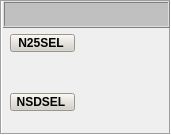
   <widget class="QFrame" name="DatosDelCombust_2">
    <property name="geometry">
     <rect>
      <x>472</x>
      <y>2</y>
      <width>171</width>
      <height>135</height>
     </rect>
    </property>
    <property name="styleSheet">
     <string notr="true">background-color: none;</string>
    </property>
    <property name="frameShape">
     <enum>QFrame::Box</enum>
    </property>
    <property name="frameShadow">
     <enum>QFrame::Sunken</enum>
    </property>
    <widget class="QFrame" name="frame_19">
     <property name="geometry">
      <rect>
       <x>3</x>
       <y>1</y>
       <width>167</width>
       <height>27</height>
      </rect>
     </property>
     <property name="minimumSize">
      <size>
       <width>167</width>
       <height>27</height>
      </size>
     </property>
     <property name="maximumSize">
      <size>
       <width>167</width>
       <height>27</height>
      </size>
     </property>
     <property name="styleSheet">
      <string notr="true">background-color: rgb(192, 192, 192);</string>
     </property>
     <property name="frameShape">
      <enum>QFrame::Box</enum>
     </property>
     <property name="frameShadow">
      <enum>QFrame::Raised</enum>
     </property>
     <layout class="QGridLayout" name="gridLayout_25">
      <item row="0" column="0">
       <widget class="AUpTextLabel" name="leGEN_AVR_48" native="true">
        <property name="minimumSize">
         <size>
          <width>137</width>
          <height>9</height>
         </size>
        </property>
        <property name="maximumSize">
         <size>
          <width>137</width>
          <height>9</height>
         </size>
        </property>
        <property name="LabelText" stdset="0">
         <string>DATOS DE VELOCIDAD</string>
        </property>
        <property name="Font" stdset="0">
         <font>
          <pointsize>9</pointsize>
          <weight>75</weight>
          <bold>true</bold>
         </font>
        </property>
       </widget>
      </item>
     </layout>
    </widget>
    <widget class="AUpTextLabel" name="leVelN25R" native="true">
     <property name="geometry">
      <rect>
       <x>82</x>
       <y>58</y>
       <width>37</width>
       <height>13</height>
      </rect>
     </property>
     <property name="minimumSize">
      <size>
       <width>37</width>
       <height>13</height>
      </size>
     </property>
     <property name="maximumSize">
      <size>
       <width>37</width>
       <height>13</height>
      </size>
     </property>
     <property name="layoutDirection">
      <enum>Qt::RightToLeft</enum>
     </property>
     <property name="isUpdateable" stdset="0">
      <bool>true</bool>
     </property>
     <property name="id" stdset="0">
      <string>p_R_N25REF_N25REF_A_NAME_A_NAME</string>
     </property>
     <property name="Font" stdset="0">
      <font>
       <pointsize>9</pointsize>
       <weight>75</weight>
       <bold>true</bold>
      </font>
     </property>
    </widget>
    <widget class="AUpTextLabel" name="leGEN_AVR_51" native="true">
     <property name="geometry">
      <rect>
       <x>126</x>
       <y>58</y>
       <width>43</width>
       <height>13</height>
      </rect>
     </property>
     <property name="minimumSize">
      <size>
       <width>43</width>
       <height>13</height>
      </size>
     </property>
     <property name="maximumSize">
      <size>
       <width>43</width>
       <height>13</height>
      </size>
     </property>
     <property name="layoutDirection">
      <enum>Qt::LeftToRight</enum>
     </property>
     <property name="LabelText" stdset="0">
      <string>RPM</string>
     </property>
     <property name="Font" stdset="0">
      <font>
       <pointsize>9</pointsize>
       <weight>75</weight>
       <bold>true</bold>
      </font>
     </property>
    </widget>
    <widget class="AUpTextLabel" name="leGEN_AVR_52" native="true">
     <property name="geometry">
      <rect>
       <x>17</x>
       <y>58</y>
       <width>65</width>
       <height>13</height>
      </rect>
     </property>
     <property name="minimumSize">
      <size>
       <width>65</width>
       <height>13</height>
      </size>
     </property>
     <property name="maximumSize">
      <size>
       <width>65</width>
       <height>13</height>
      </size>
     </property>
     <property name="layoutDirection">
      <enum>Qt::RightToLeft</enum>
     </property>
     <property name="LabelText" stdset="0">
      <string>N25REF</string>
     </property>
     <property name="Font" stdset="0">
      <font>
       <pointsize>9</pointsize>
       <weight>75</weight>
       <bold>true</bold>
      </font>
     </property>
    </widget>
    <widget class="AUpTextLabel" name="leVelN25S" native="true">
     <property name="geometry">
      <rect>
       <x>82</x>
       <y>38</y>
       <width>37</width>
       <height>13</height>
      </rect>
     </property>
     <property name="minimumSize">
      <size>
       <width>37</width>
       <height>13</height>
      </size>
     </property>
     <property name="maximumSize">
      <size>
       <width>37</width>
       <height>13</height>
      </size>
     </property>
     <property name="layoutDirection">
      <enum>Qt::RightToLeft</enum>
     </property>
     <property name="isUpdateable" stdset="0">
      <bool>true</bool>
     </property>
     <property name="id" stdset="0">
      <string>p_HMI_INTER_N25SEL_A_NAME_A_NAME</string>
     </property>
     <property name="Font" stdset="0">
      <font>
       <pointsize>9</pointsize>
       <weight>75</weight>
       <bold>true</bold>
      </font>
     </property>
    </widget>
    <widget class="AUpTextLabel" name="leGEN_AVR_54" native="true">
     <property name="geometry">
      <rect>
       <x>126</x>
       <y>38</y>
       <width>43</width>
       <height>13</height>
      </rect>
     </property>
     <property name="minimumSize">
      <size>
       <width>43</width>
       <height>13</height>
      </size>
     </property>
     <property name="maximumSize">
      <size>
       <width>43</width>
       <height>13</height>
      </size>
     </property>
     <property name="layoutDirection">
      <enum>Qt::LeftToRight</enum>
     </property>
     <property name="LabelText" stdset="0">
      <string>RPM</string>
     </property>
     <property name="Font" stdset="0">
      <font>
       <pointsize>9</pointsize>
       <weight>75</weight>
       <bold>true</bold>
      </font>
     </property>
    </widget>
    <widget class="AUpTextLabel" name="leVelAcel" native="true">
     <property name="geometry">
      <rect>
       <x>82</x>
       <y>76</y>
       <width>37</width>
       <height>13</height>
      </rect>
     </property>
     <property name="minimumSize">
      <size>
       <width>37</width>
       <height>13</height>
      </size>
     </property>
     <property name="maximumSize">
      <size>
       <width>37</width>
       <height>13</height>
      </size>
     </property>
     <property name="layoutDirection">
      <enum>Qt::RightToLeft</enum>
     </property>
     <property name="isUpdateable" stdset="0">
      <bool>true</bool>
     </property>
     <property name="id" stdset="0">
      <string>p_IFACE_CORE_Z_THROTTLE_A_NAME_A_NAME</string>
     </property>
     <property name="Font" stdset="0">
      <font>
       <pointsize>9</pointsize>
       <weight>75</weight>
       <bold>true</bold>
      </font>
     </property>
    </widget>
    <widget class="AUpTextLabel" name="leGEN_AVR_55" native="true">
     <property name="geometry">
      <rect>
       <x>126</x>
       <y>76</y>
       <width>43</width>
       <height>13</height>
      </rect>
     </property>
     <property name="minimumSize">
      <size>
       <width>43</width>
       <height>13</height>
      </size>
     </property>
     <property name="maximumSize">
      <size>
       <width>43</width>
       <height>13</height>
      </size>
     </property>
     <property name="layoutDirection">
      <enum>Qt::LeftToRight</enum>
     </property>
     <property name="LabelText" stdset="0">
      <string>RPM</string>
     </property>
     <property name="Font" stdset="0">
      <font>
       <pointsize>9</pointsize>
       <weight>75</weight>
       <bold>true</bold>
      </font>
     </property>
    </widget>
    <widget class="AUpTextLabel" name="leGEN_AVR_56" native="true">
     <property name="geometry">
      <rect>
       <x>17</x>
       <y>76</y>
       <width>65</width>
       <height>13</height>
      </rect>
     </property>
     <property name="minimumSize">
      <size>
       <width>65</width>
       <height>13</height>
      </size>
     </property>
     <property name="maximumSize">
      <size>
       <width>65</width>
       <height>13</height>
      </size>
     </property>
     <property name="layoutDirection">
      <enum>Qt::RightToLeft</enum>
     </property>
     <property name="LabelText" stdset="0">
      <string>ACELERADOR</string>
     </property>
     <property name="Font" stdset="0">
      <font>
       <pointsize>9</pointsize>
       <weight>75</weight>
       <bold>true</bold>
      </font>
     </property>
    </widget>
    <widget class="AUpTextLabel" name="leVelNSDS" native="true">
     <property name="geometry">
      <rect>
       <x>82</x>
       <y>96</y>
       <width>37</width>
       <height>13</height>
      </rect>
     </property>
     <property name="minimumSize">
      <size>
       <width>37</width>
       <height>13</height>
      </size>
     </property>
     <property name="maximumSize">
      <size>
       <width>37</width>
       <height>13</height>
      </size>
     </property>
     <property name="layoutDirection">
      <enum>Qt::RightToLeft</enum>
     </property>
     <property name="isUpdateable" stdset="0">
      <bool>true</bool>
     </property>
     <property name="id" stdset="0">
      <string>p_HMI_INTER_NSDSEL_A_NAME_A_NAME</string>
     </property>
     <property name="Font" stdset="0">
      <font>
       <pointsize>9</pointsize>
       <weight>75</weight>
       <bold>true</bold>
      </font>
     </property>
    </widget>
    <widget class="AUpTextLabel" name="leGEN_AVR_58" native="true">
     <property name="geometry">
      <rect>
       <x>126</x>
       <y>96</y>
       <width>43</width>
       <height>13</height>
      </rect>
     </property>
     <property name="minimumSize">
      <size>
       <width>43</width>
       <height>13</height>
      </size>
     </property>
     <property name="maximumSize">
      <size>
       <width>43</width>
       <height>13</height>
      </size>
     </property>
     <property name="layoutDirection">
      <enum>Qt::LeftToRight</enum>
     </property>
     <property name="LabelText" stdset="0">
      <string>RPM</string>
     </property>
     <property name="Font" stdset="0">
      <font>
       <pointsize>9</pointsize>
       <weight>75</weight>
       <bold>true</bold>
      </font>
     </property>
    </widget>
    <widget class="AUpTextLabel" name="leVelNSDD" native="true">
     <property name="geometry">
      <rect>
       <x>82</x>
       <y>118</y>
       <width>37</width>
       <height>13</height>
      </rect>
     </property>
     <property name="minimumSize">
      <size>
       <width>37</width>
       <height>13</height>
      </size>
     </property>
     <property name="maximumSize">
      <size>
       <width>37</width>
       <height>13</height>
      </size>
     </property>
     <property name="layoutDirection">
      <enum>Qt::RightToLeft</enum>
     </property>
     <property name="isUpdateable" stdset="0">
      <bool>true</bool>
     </property>
     <property name="id" stdset="0">
      <string>p_IFACE_CORE_Z_NSDREF_A_NAME_A_NAME</string>
     </property>
     <property name="Font" stdset="0">
      <font>
       <pointsize>9</pointsize>
       <weight>75</weight>
       <bold>true</bold>
      </font>
     </property>
    </widget>
    <widget class="AUpTextLabel" name="leGEN_AVR_59" native="true">
     <property name="geometry">
      <rect>
       <x>126</x>
       <y>118</y>
       <width>43</width>
       <height>13</height>
      </rect>
     </property>
     <property name="minimumSize">
      <size>
       <width>43</width>
       <height>13</height>
      </size>
     </property>
     <property name="maximumSize">
      <size>
       <width>43</width>
       <height>13</height>
      </size>
     </property>
     <property name="layoutDirection">
      <enum>Qt::LeftToRight</enum>
     </property>
     <property name="LabelText" stdset="0">
      <string>RPM</string>
     </property>
     <property name="Font" stdset="0">
      <font>
       <pointsize>9</pointsize>
       <weight>75</weight>
       <bold>true</bold>
      </font>
     </property>
    </widget>
    <widget class="AUpTextLabel" name="leGEN_AVR_60" native="true">
     <property name="geometry">
      <rect>
       <x>17</x>
       <y>118</y>
       <width>65</width>
       <height>13</height>
      </rect>
     </property>
     <property name="minimumSize">
      <size>
       <width>65</width>
       <height>13</height>
      </size>
     </property>
     <property name="maximumSize">
      <size>
       <width>65</width>
       <height>13</height>
      </size>
     </property>
     <property name="layoutDirection">
      <enum>Qt::RightToLeft</enum>
     </property>
     <property name="LabelText" stdset="0">
      <string>NSDDMD</string>
     </property>
     <property name="Font" stdset="0">
      <font>
       <pointsize>9</pointsize>
       <weight>75</weight>
       <bold>true</bold>
      </font>
     </property>
    </widget>
    <widget class="QPushButton" name="btnGEN_N25">
     <property name="geometry">
      <rect>
       <x>10</x>
       <y>34</y>
       <width>65</width>
       <height>18</height>
      </rect>
     </property>
     <property name="font">
      <font>
       <pointsize>9</pointsize>
       <weight>75</weight>
       <bold>true</bold>
      </font>
     </property>
     <property name="layoutDirection">
      <enum>Qt::RightToLeft</enum>
     </property>
     <property name="styleSheet">
      <string notr="true">background-color: rgb(212, 208, 200);</string>
     </property>
     <property name="text">
      <string>N25SEL </string>
     </property>
    </widget>
    <widget class="QPushButton" name="btn_GEN_AVR">
     <property name="geometry">
      <rect>
       <x>10</x>
       <y>93</y>
       <width>65</width>
       <height>18</height>
      </rect>
     </property>
     <property name="font">
      <font>
       <pointsize>9</pointsize>
       <weight>75</weight>
       <bold>true</bold>
      </font>
     </property>
     <property name="layoutDirection">
      <enum>Qt::RightToLeft</enum>
     </property>
     <property name="styleSheet">
      <string notr="true">background-color: rgb(212, 208, 200);</string>
     </property>
     <property name="text">
      <string>NSDSEL </string>
     </property>
    </widget>
   </widget>
